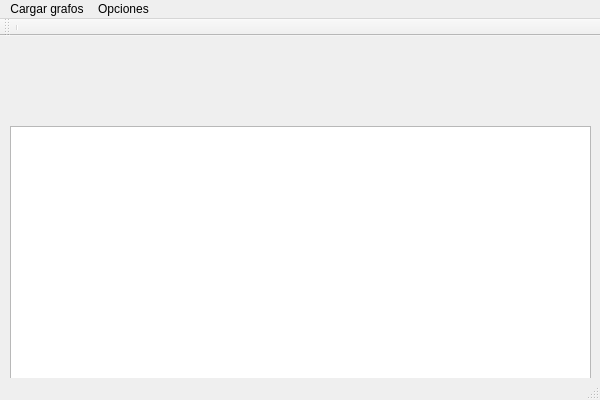
<?xml version="1.0" encoding="UTF-8"?>
<ui version="4.0">
 <class>Grafo</class>
 <widget class="QMainWindow" name="Grafo">
  <property name="geometry">
   <rect>
    <x>0</x>
    <y>0</y>
    <width>600</width>
    <height>400</height>
   </rect>
  </property>
  <property name="minimumSize">
   <size>
    <width>600</width>
    <height>400</height>
   </size>
  </property>
  <property name="maximumSize">
   <size>
    <width>600</width>
    <height>400</height>
   </size>
  </property>
  <property name="windowTitle">
   <string>Grafo</string>
  </property>
  <widget class="QWidget" name="centralWidget">
   <widget class="QLabel" name="label_2">
    <property name="geometry">
     <rect>
      <x>10</x>
      <y>10</y>
      <width>221</width>
      <height>61</height>
     </rect>
    </property>
    <property name="text">
     <string/>
    </property>
   </widget>
   <widget class="QGraphicsView" name="graphicsView">
    <property name="geometry">
     <rect>
      <x>10</x>
      <y>90</y>
      <width>581</width>
      <height>261</height>
     </rect>
    </property>
   </widget>
  </widget>
  <widget class="QMenuBar" name="menuBar">
   <property name="geometry">
    <rect>
     <x>0</x>
     <y>0</y>
     <width>600</width>
     <height>21</height>
    </rect>
   </property>
   <widget class="QMenu" name="menuOpciones">
    <property name="title">
     <string>Cargar grafos</string>
    </property>
    <widget class="QMenu" name="menuDirigidos">
     <property name="title">
      <string>Dirigidos</string>
     </property>
     <addaction name="actionGrafo1_gr"/>
     <addaction name="actionGrafo2_gr"/>
     <addaction name="actionGrafo5_gr"/>
     <addaction name="actionGrafo6_gr"/>
    </widget>
    <widget class="QMenu" name="menuNo_dirigidos">
     <property name="title">
      <string>No dirigidos</string>
     </property>
     <addaction name="actionGrafo3_gr"/>
     <addaction name="actionGrafo4_gr"/>
     <addaction name="actionGrafo7_gr"/>
     <addaction name="actionGrafo8_gr"/>
     <addaction name="actionGrafo9_gr_2"/>
    </widget>
    <addaction name="menuDirigidos"/>
    <addaction name="separator"/>
    <addaction name="menuNo_dirigidos"/>
   </widget>
   <widget class="QMenu" name="menuInformaci_n_del_grafo">
    <property name="title">
     <string>Opciones</string>
    </property>
    <addaction name="actionInfoGrafo"/>
    <addaction name="actionPintarGrafo"/>
   </widget>
   <addaction name="menuOpciones"/>
   <addaction name="menuInformaci_n_del_grafo"/>
  </widget>
  <widget class="QToolBar" name="mainToolBar">
   <attribute name="toolBarArea">
    <enum>TopToolBarArea</enum>
   </attribute>
   <attribute name="toolBarBreak">
    <bool>false</bool>
   </attribute>
   <addaction name="separator"/>
  </widget>
  <widget class="QStatusBar" name="statusBar"/>
  <action name="actionGrafo1_gr">
   <property name="checkable">
    <bool>false</bool>
   </property>
   <property name="text">
    <string>grafo1.gr</string>
   </property>
  </action>
  <action name="actionGrafo2_gr">
   <property name="text">
    <string>grafo2.gr</string>
   </property>
  </action>
  <action name="actionGrafo3_gr">
   <property name="text">
    <string>grafo3.gr</string>
   </property>
  </action>
  <action name="actionGrafo4_gr">
   <property name="text">
    <string>grafo4.gr</string>
   </property>
  </action>
  <action name="actionGrafo5_gr">
   <property name="text">
    <string>grafo5.gr</string>
   </property>
  </action>
  <action name="actionGrafo6_gr">
   <property name="text">
    <string>grafo6.gr</string>
   </property>
  </action>
  <action name="actionGrafo7_gr">
   <property name="text">
    <string>grafo7.gr</string>
   </property>
  </action>
  <action name="actionGrafo8_gr">
   <property name="text">
    <string>grafo8.gr</string>
   </property>
  </action>
  <action name="actionGrafo9_gr_2">
   <property name="text">
    <string>grafo9.gr</string>
   </property>
  </action>
  <action name="actionInfoGrafo">
   <property name="text">
    <string>Información del grafo</string>
   </property>
  </action>
  <action name="actionPintarGrafo">
   <property name="text">
    <string>Pintar  grafo</string>
   </property>
  </action>
 </widget>
 <layoutdefault spacing="6" margin="11"/>
 <resources/>
 <connections/>
</ui>
